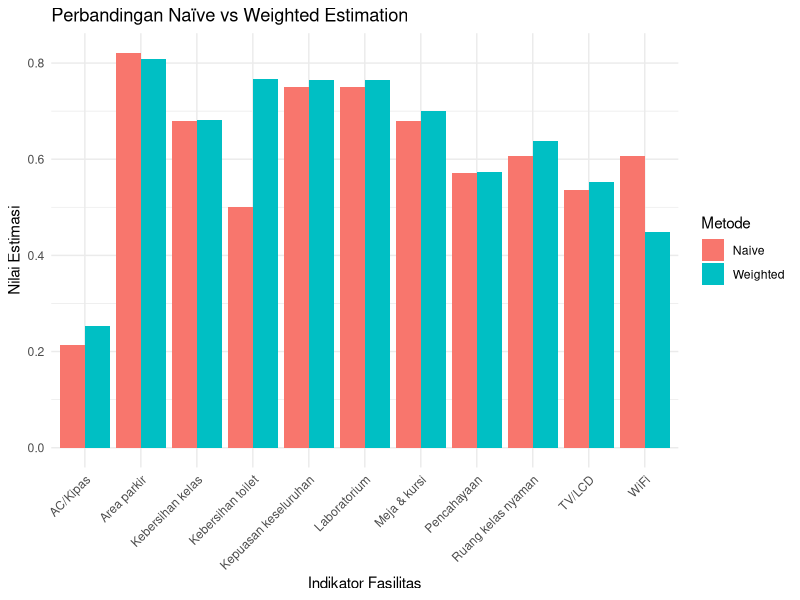

Here is the R script that generated this plot:
library(ggplot2)
library(tidyr)

# Data
indikator <- c(
  "Ruang kelas nyaman",
  "Meja & kursi",
  "AC/Kipas",
  "Pencahayaan",
  "TV/LCD",
  "Laboratorium",
  "WiFi",
  "Kebersihan kelas",
  "Kebersihan toilet",
  "Area parkir",
  "Kepuasan keseluruhan"
)

naive <- c(0.607, 0.679, 0.214, 0.571, 0.536, 0.750, 0.607, 0.679, 0.500, 0.821, 0.750)

weighted <- c(0.637, 0.701, 0.253, 0.574, 0.552, 0.765, 0.449, 0.681, 0.767, 0.809, 0.765)

data <- data.frame(
  Indikator = indikator,
  Naive = naive,
  Weighted = weighted
)

# Ubah ke format long
data_long <- pivot_longer(data,
                          cols = c(Naive, Weighted),
                          names_to = "Metode",
                          values_to = "Nilai")

# Plot
ggplot(data_long, aes(x = Indikator, y = Nilai, fill = Metode)) +
  geom_bar(stat = "identity", position = "dodge") +
  labs(title = "Perbandingan Naïve vs Weighted Estimation",
       x = "Indikator Fasilitas",
       y = "Nilai Estimasi") +
  theme_minimal() +
  theme(axis.text.x = element_text(angle = 45, hjust = 1))
